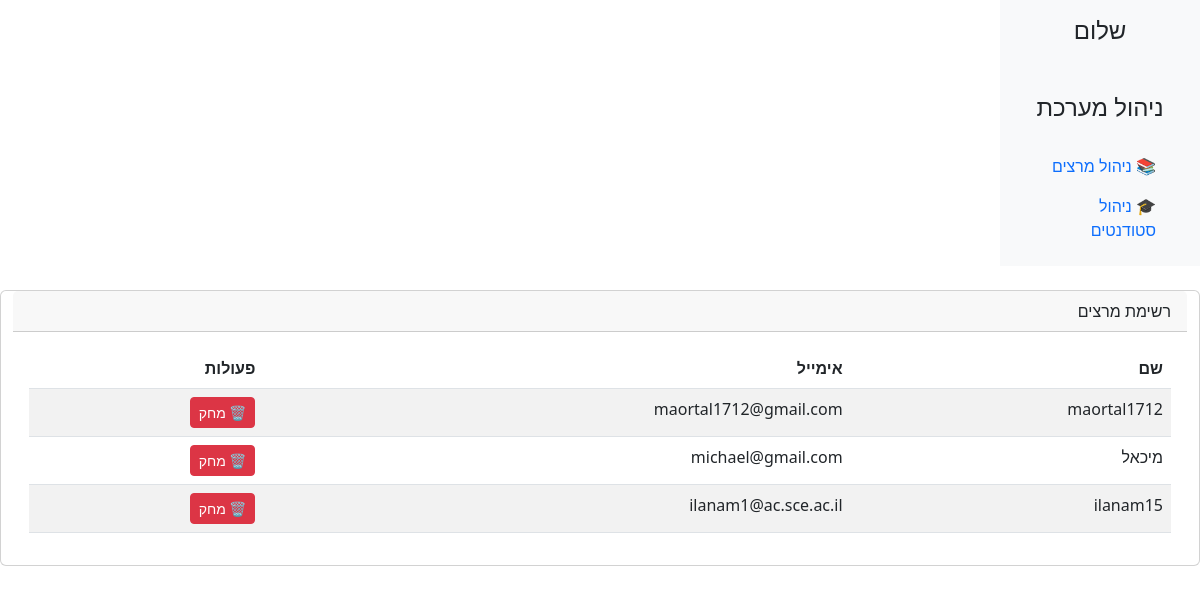
Page /admin_page_lecturers_section/ on the earlier database version.
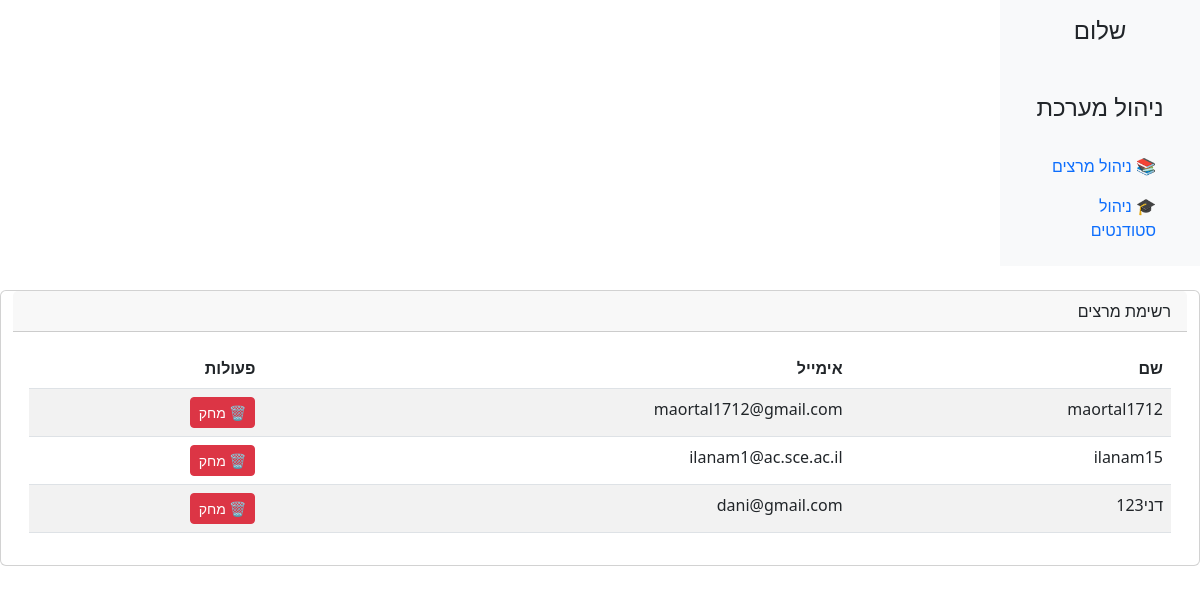
Same page on the later database version.
### App_SetUp/models.py (models this page shows)
class User(AbstractUser):
    is_admin = models.BooleanField('Is admin', default=False)
    is_student = models.BooleanField('Is student', default=False)
    is_lecturer = models.BooleanField('Is lecturer', default=False)

### App_SetUp/views.py (the view)
# urls.py: path('admin_page_lecturers_section/', views.manage_lecturers, name='manage_lecturers'),
def manage_lecturers(request):
    active_lecturers = User.objects.filter(is_lecturer=True, is_active=True)
    context = {
        "active_lecturers": active_lecturers
    }
    return render(request, "admin_page_lecturers_section.html", context)

### App_SetUp/templates/admin_page_lecturers_section.html (shortened to what this page needs)
<!DOCTYPE html>
<html lang="he" dir="rtl">
<head>
    <link href="https://cdn.jsdelivr.net/npm/bootstrap@5.3.0/dist/css/bootstrap.min.css" rel="stylesheet">
</head>
<body>
<div class="container-fluid">
    <div class="row">
        <nav class="col-md-2 d-none d-md-block bg-light sidebar">
            <div class="position-sticky">
                <h4 class="text-center mt-3">שלום {{ request.user.username }}</h4>
                <br>
                <h4 class="text-center mt-3">ניהול מערכת</h4>
                <ul class="nav flex-column p-3">
                    <li class="nav-item"><a class="nav-link active" href="{% url 'manage_lecturers' %}">📚 ניהול מרצים</a></li>
                    <li class="nav-item"><a class="nav-link" href="{% url 'manage_students' %}">🎓 ניהול סטודנטים</a></li>
                </ul>
            </div>
        </nav>
            <div class="card my-4">
                <div class="card-header">רשימת מרצים</div>
                <div class="card-body">
                    <table class="table table-striped">
                        <thead>
                            <tr>
                                <th>שם</th>
                                <th>אימייל</th>
                                <th>פעולות</th>
                            </tr>
                        </thead>
                        <tbody>
                            {% for lecturer in active_lecturers%}
                            <tr>
                                <td>{{ lecturer.username }}</td>
                                <td>{{ lecturer.email }}</td>
                                <td>
                                    <form method="post" action="{% url 'delete_lecturer'%}" onsubmit="return confirmDeletion()">
                                        <button type="submit" class="btn btn-danger btn-sm">🗑 מחק</button>
                                    </form>
                                </td>
                            </tr>
                            {% empty %}
                            <tr><td colspan="3" class="text-center">אין מרצים רשומים</td></tr>
                            {% endfor %}
                        </tbody>
                    </table>
                </div>
            </div>
       </div>
</div>
</body>
</html>

Differences in the rows shown:
removed User: username "מיכאל", email "michael@gmail.com"
added User: username "דני123", email "dani@gmail.com"
